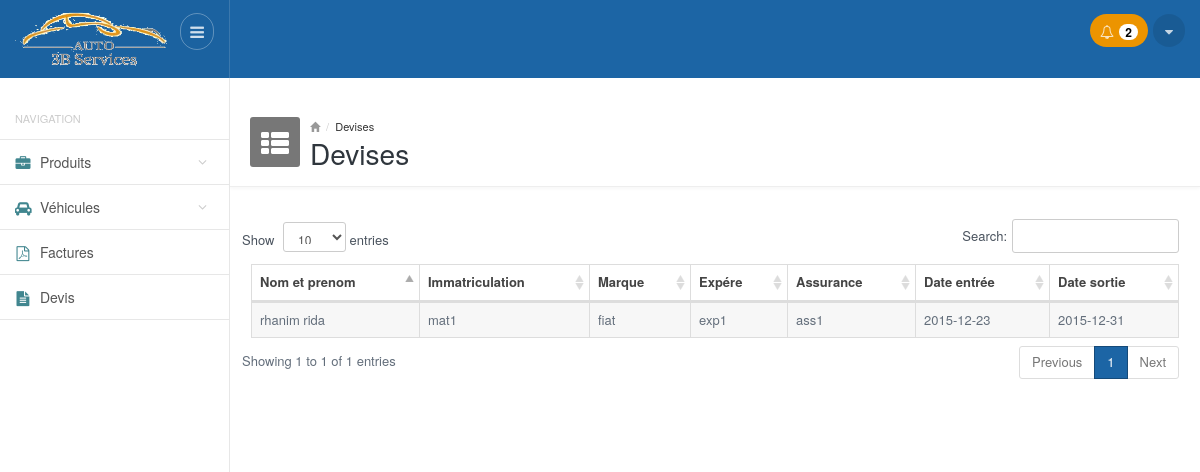
/devis.php (signed in), run on the app's committed database.
### tables this page shows
CREATE TABLE `devis` (
  `id` int(11) NOT NULL,
  `date_devis` date DEFAULT NULL,
  `date_accord` date DEFAULT NULL,
  `ht` double NOT NULL,
  `hta` double NOT NULL,
  `id_vehicule` int(11) NOT NULL
);

CREATE TABLE `vehicules` (
  `id` int(11) NOT NULL,
  `nom` varchar(100) NOT NULL,
  `prenom` varchar(100) NOT NULL,
  `immatriculation` varchar(100) NOT NULL,
  `marque` varchar(100) NOT NULL,
  `expere` varchar(100) NOT NULL,
  `assurance` varchar(100) NOT NULL,
  `date_entree` date DEFAULT NULL,
  `date_sortie` date DEFAULT NULL
);

### functions.php (called while the page is built, shortened)
<?php
function getAllDevis()
{
     $result = mysql_query("SELECT * FROM `devis` , `vehicules` WHERE devis.id_vehicule=vehicules.id") or die(mysql_error());
     $vihecules = array();
     while($row = mysql_fetch_array($result))
        $vihecules[] = $row;
    return $vihecules;
}
?>

### devis.php (the view, shortened to what this page needs)
<?php
require_once __DIR__ . '/functions.php';
require_once __DIR__ . '/header.php'; ?>
<div class="mainpanel">
    <div class="pageheader">
        <div class="media">
            <div class="pageicon pull-left">
                <i class="fa fa-th-list"></i>
            </div>
            <div class="media-body">
                <ul class="breadcrumb">
                    <li><a href="#"><i class="glyphicon glyphicon-home"></i></a></li>
                    <li><a href="#">Devises</a></li>
                </ul>
                <h4>Devises</h4>
            </div>
        </div>
    </div>
    <div class="contentpanel">
        <div class="panel panel-primary-head">
            <div>
            </div>
            <table id="basicTable" class="table table-striped table-bordered responsive">
                <thead class="">
                    <tr>
                        <th>Nom et prenom</th>
                        <th>Immatriculation</th>
                        <th>Marque</th>
                        <th>Expére</th>
                        <th>Assurance</th>
                        <th>Date entrée</th>
                        <th>Date sortie</th>
                    </tr>
                </thead>
                <tbody>
                    <?php
                      $devises= getAllDevis();
                      foreach($devises as $devis){ ?>
                        <tr>
                              <td><?php echo ($devis['nom']." ".$devis['prenom']); ?> </td>
                              <td><?php echo $devis['immatriculation']; ?> </td>
                              <td><?php echo $devis['marque']; ?> </td>
                              <td><?php echo $devis['expere']; ?> </td>
                              <td><?php echo $devis['assurance']; ?> </td>
                              <td><?php echo $devis['date_entree']; ?> </td>
                              <td><?php echo $devis['date_sortie']; ?> </td>
                           </tr>
                    <?php } ?>
                </tbody>
            </table>
        </div>
        <br />
    </div>
</div>
<?php
require_once __DIR__ . '/footer.php'; ?>

### css/style.default.css (style rules this page uses)
body { font-size: 13px; color: #636E7B; background-color: #fff; }
a { outline: none !important; }
.mainpanel { margin-left: 230px; }
.pageheader { padding: 20px; border-bottom: 1px solid #eee; padding-bottom: 20px; height: 90px; -webkit-box-shadow: 0 2px 3px rgba(0,0,0,0.03); box-shadow: 0 2px 3px rgba(0,0,0,0.03); }
.pageheader .media { padding: 0; clear: both; }
.pageheader .pageicon { width: 50px; height: 50px; background-color: #777; display: inline-block; color: #fff; font-size: 32px; border-radius: 3px; padding-top: 1px; padding-left: 10px; }
.pageheader .pageicon .fa-th-list { font-size: 28px; margin-left: 1px; }
.pageheader .breadcrumb { margin: 0; padding: 0; background: none; font-size: 11px; color: #999; line-height: 18px; }
.pageheader .breadcrumb li a { color: #333; }
.pageheader .breadcrumb li a i { color: #999; font-size: 10px; }
.pageheader h4 { margin: -2px 0 0 0; font-size: 28px; font-weight: 500; color: #2f363d; line-height: normal; }
.contentpanel { position: relative; padding: 20px; }

### css/style.datatables.css (style rules this page uses)
.table.dataTable thead .sorting_asc { background-image: url('../images/datatables/sort_asc.png'); }
.table.dataTable thead > tr > th { padding-left: 8px; }

### data on the page
devis: id_vehicule.nom "rhanim", id_vehicule.prenom "rida", id_vehicule.immatriculation "mat1", id_vehicule.marque "fiat", id_vehicule.expere "exp1", id_vehicule.assurance "ass1", id_vehicule.date_entree "2015-12-23", id_vehicule.date_sortie "2015-12-31"

### other printed values
getNotifProducts() "2"
